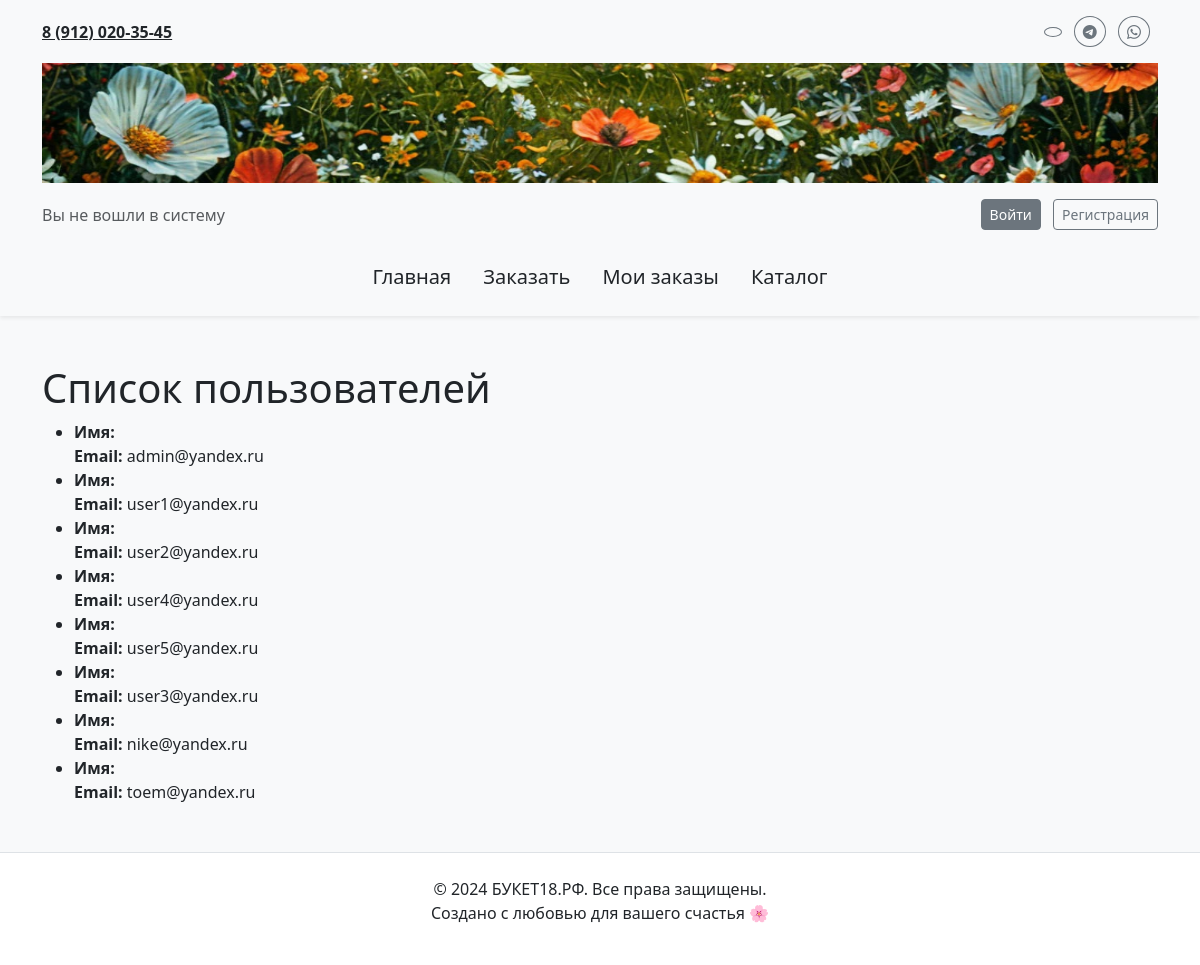
/users/, run on the app's committed database.
### main/models.py (models this page shows, shortened)
class CustomUser(AbstractUser):
    phone_number = models.CharField(max_length=15, blank=True, null=True)
    class Meta:
        verbose_name = "Пользователь"
        verbose_name_plural = "Пользователи"

### main/views.py (the view)
# urls.py: path('users/', views.user_list, name='user'),
def user_list(request):
    users = User.objects.all()
    form = OrderForm()
    return render(request, 'main/user.html', {'users': users, 'form': form})

### main/templates/main/user.html (shortened to what this page needs)
{% extends 'main/layoute.html' %}
{% load static %}
{% block content %}
    {% if users %}
        <h1>Список пользователей</h1>
        <ul>
            {% for user in users %}
                <li>
                    <strong>Имя:</strong> {{ user.name }} <br>
                    <strong>Email:</strong> {{ user.email }}
                </li>
            {% endfor %}
        </ul>
    {% else %}
        <h1>Нет пользователей</h1>
    {% endif %}
{% endblock %}

### data on the page
CustomUser: email "admin@yandex.ru"
CustomUser: email "user1@yandex.ru"
CustomUser: email "user2@yandex.ru"
CustomUser: email "user4@yandex.ru"
CustomUser: email "user5@yandex.ru"
CustomUser: email "user3@yandex.ru"
CustomUser: email "nike@yandex.ru"
CustomUser: email "toem@yandex.ru"
